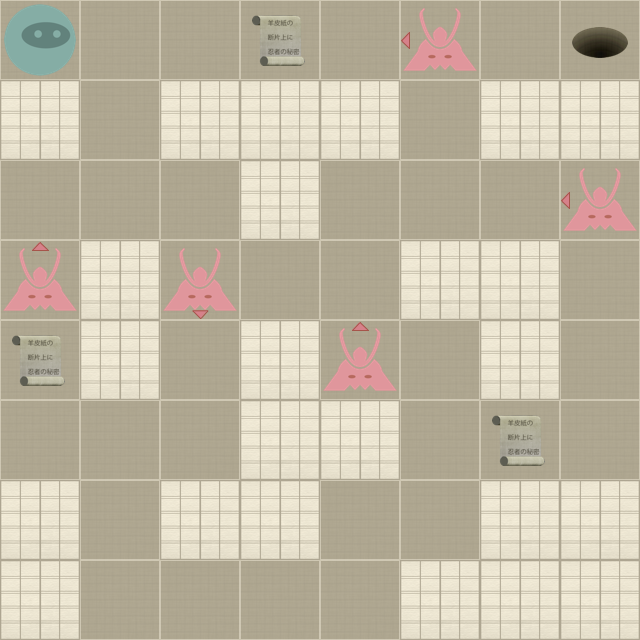

Tiled map render using the project's own tile images. Description and the map definition, with tile-layer contents summarised, below:
An orthogonal 8x8 tile map with 80x80 px tiles, 2 tile layers (Level, Actors).

<map version="1.0" orientation="orthogonal" width="8" height="8" tilewidth="80" tileheight="80">
 <properties>
  <property name="moves" value="31" />
 </properties>
 <tileset firstgid="1" name="tiles" tilewidth="80" tileheight="80" spacing="2" margin="2">
  <image source="tiles-hd.png" width="512" height="512" />
  <tile id="0">
   <properties>
    <property name="actor" value="exit" />
   </properties>
  </tile>
  <tile id="2">
   <properties>
    <property name="actor" value="guard" />
    <property name="direction" value="down" />
   </properties>
  </tile>
  <tile id="3">
   <properties>
    <property name="actor" value="guard" />
    <property name="direction" value="left" />
   </properties>
  </tile>
  <tile id="4">
   <properties>
    <property name="actor" value="guard" />
    <property name="direction" value="right" />
   </properties>
  </tile>
  <tile id="5">
   <properties>
    <property name="actor" value="guard" />
    <property name="direction" value="up" />
   </properties>
  </tile>
  <tile id="7">
   <properties>
    <property name="actor" value="player" />
   </properties>
  </tile>
  <tile id="8">
   <properties>
    <property name="actor" value="scroll" />
   </properties>
  </tile>
  <tile id="9">
   <properties>
    <property name="wall" value="1" />
   </properties>
  </tile>
 </tileset>
 <layer name="Level" width="8" height="8">
  <data>[64 cells, 64 non-empty, 2 distinct tile ids]</data>
 </layer>
 <layer name="Actors" width="8" height="8">
  <data>[64 cells, 10 non-empty, 6 distinct tile ids]</data>
 </layer>
</map>
